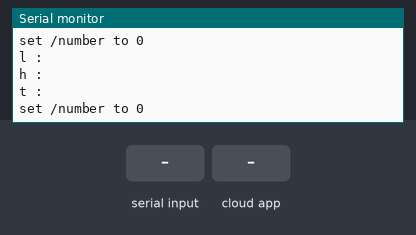
The sketch below on a simulated ESP8266 (NodeMCU). Parts: the last lines printed to the serial monitor. The inputs (shaded band) are chosen by the test bench. WiFi joins after 1.5 s; servers stay silent unless stated; the Firebase database answers and starts empty.

Above: at 2.7 s.
2.8 s: "90,45,200,10\n" received over the second serial link
At 3.7 s:
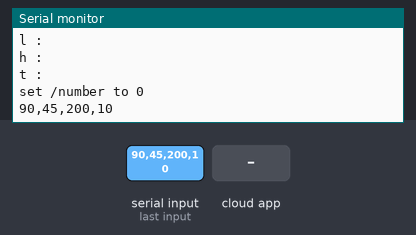
4.8 s: the phone or cloud app sets number to 1
At 6.89 s:
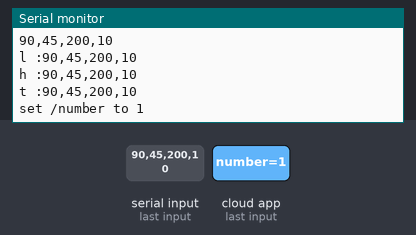
7.8 s: the phone or cloud app sets number to 300
At 8.09 s:
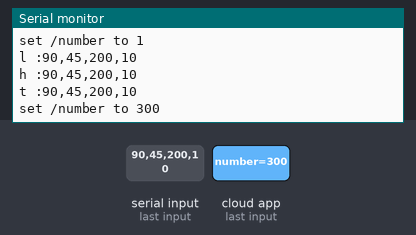
9.3 s: "30,150,10,200\n" received over the second serial link
At 9.7 s:
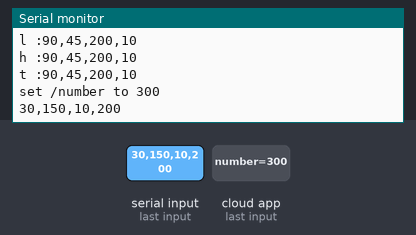
Timing chart, 0 to 11.8 s (numbered marks = the images above; inputs shaded):
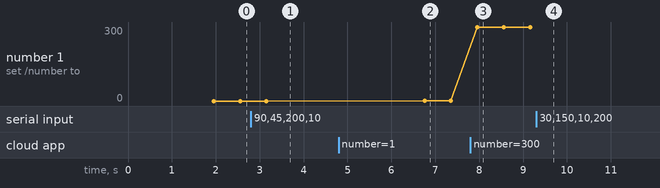

Measured:
- after the input at 2.8 s, the serial monitor: prints a new line after 0.51 s (image 1)
- after the input at 4.8 s, the serial monitor: prints a new line after 2.0 s (image 2)
- after the input at 7.8 s, the serial monitor: prints a new line after 0.16 s (image 3)
- after the input at 9.3 s, the serial monitor: prints a new line at once (image 4)
- plotted number 1: 0 → 1 after the input at 4.8 s, 1 → 300 after the input at 7.8 s

The sketch:

sketch_done.ino
```cpp
#include <SoftwareSerial.h>
#include <ESP8266WiFi.h>
#include <TridentTD_LineNotify.h>
#include <FirebaseArduino.h>

// Config Firebase
#define FIREBASE_HOST "sensorespnode-default-rtdb.asia-southeast1.firebasedatabase.app"
#define FIREBASE_AUTH "6InlrWJulVacZinmSqTxX6t7Ni6dQk5aG8trRsdP"

// Config connect WiFi
#define WIFI_SSID "Fah"
#define WIFI_PASSWORD "password"
#define LINE_TOKEN  "OxNx3SZjYfHNKG9QpGZXJYgWUJJY8dXfbdeyDDICeje"


bool isSent = false;

const byte RX = D7;
const byte TX = D8;
SoftwareSerial mySerial(RX,TX);

String btn_state, fireHumid, fireLight, append_text, hh,ll,tt,light,temp, humid;
int i = 0;


String st = "";
char inChar = ' ';
int A, B,C,D;


void setup() {
  Serial.begin(9600);
  mySerial.begin(9600);
  //testSerial.begin(115200);

 isSent = false;
  WiFi.mode(WIFI_STA);
// connect to wifi.
  WiFi.begin(WIFI_SSID, WIFI_PASSWORD);
Serial.print("connecting");

while (WiFi.status() != WL_CONNECTED) {
Serial.print(".");
delay(500);
}
Serial.println();
Serial.print("connected: ");
Serial.println(WiFi.localIP());

Firebase.begin(FIREBASE_HOST, FIREBASE_AUTH);
 while(Firebase.failed()){


    Serial.println("hell");
    Firebase.begin(FIREBASE_HOST, FIREBASE_AUTH);
    //break
    //return ;
  }
  LINE.setToken(LINE_TOKEN);

  // ตัวอย่างส่งข้อความ
  LINE.notify("ready");
}

void loop() {


if(Firebase.failed()){


    Serial.println("hell");
    Firebase.begin(FIREBASE_HOST, FIREBASE_AUTH);
    //break
    //return ;
  }

  Read_Uart();
  //Serial.println(Serial.read())


  Serial.println("l :" + light);
   Serial.println("h :" + humid);
    Serial.println("t :" + temp);

    Firebase.setInt("light", light.toInt());
    Firebase.setInt("humidity", humid.toInt());
    Firebase.setInt("temp", temp.toInt());

    if(light.toInt() < 300 || (temp.toInt() >34 && humid.toInt() > 70)){
      if(isSent == false){
        isSent = true;
        sendM();
      }
    }
    if (Firebase.failed()) {
        Serial.print("set /number failed:");
        Serial.println(Firebase.error());
        return;
}
  Serial.print("set /number to ");
  Serial.println(Firebase.getInt("number"));
  i++;


  //delay(1000);
}

void sendM(){

  LINE.notify("เก็บผ้าได้แล้วจ้าา");

  LINE.notifySticker(3, 185);

  //INE.notify(val);

}

void Read_Uart() {

  st = "";
  while (mySerial.available()) {
    inChar = (char)mySerial.read();
    if (inChar == '\n' && append_text.length() <= 14 && append_text.length() > 9) {
      Serial.println(append_text);
      A = append_text.indexOf("L");
      B = append_text.indexOf("T");
      C = append_text.indexOf("H");

      D = append_text.indexOf("E");
      ll = append_text.substring(A + 1, B);
      tt = append_text.substring(B+1,C);
      hh = append_text.substring(C+1,D);

      append_text = "";


      if (ll != "") {
        light = ll;


      }
      if (hh != "") {
        humid = hh;

      }
      if (tt != "") {
        temp = tt;

      }

      delay(3000);
      return;
    }

    if (append_text.length() > 15 ) {
      append_text = "";
    } else {
      append_text += inChar;
    }
  }

}
```
